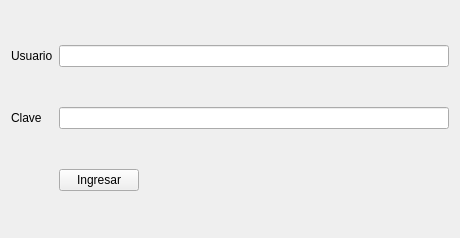
<?xml version="1.0" encoding="UTF-8"?>
<ui version="4.0">
 <class>Acceso</class>
 <widget class="QWidget" name="Acceso">
  <property name="geometry">
   <rect>
    <x>0</x>
    <y>0</y>
    <width>460</width>
    <height>238</height>
   </rect>
  </property>
  <property name="windowTitle">
   <string>Acceso</string>
  </property>
  <layout class="QGridLayout" name="gridLayout">
   <item row="2" column="1">
    <widget class="QPushButton" name="pbValidar">
     <property name="focusPolicy">
      <enum>Qt::NoFocus</enum>
     </property>
     <property name="text">
      <string>Ingresar</string>
     </property>
    </widget>
   </item>
   <item row="1" column="0">
    <widget class="QLabel" name="lClave">
     <property name="text">
      <string>Clave</string>
     </property>
    </widget>
   </item>
   <item row="0" column="0">
    <widget class="QLabel" name="lUsuario">
     <property name="text">
      <string>Usuario</string>
     </property>
    </widget>
   </item>
   <item row="2" column="2">
    <spacer name="horizontalSpacer">
     <property name="orientation">
      <enum>Qt::Horizontal</enum>
     </property>
     <property name="sizeHint" stdset="0">
      <size>
       <width>40</width>
       <height>20</height>
      </size>
     </property>
    </spacer>
   </item>
   <item row="1" column="1" colspan="2">
    <widget class="QLineEdit" name="leClave">
     <property name="echoMode">
      <enum>QLineEdit::Password</enum>
     </property>
    </widget>
   </item>
   <item row="0" column="1" colspan="2">
    <widget class="QLineEdit" name="leUsuario"/>
   </item>
  </layout>
 </widget>
 <tabstops>
  <tabstop>leUsuario</tabstop>
  <tabstop>leClave</tabstop>
 </tabstops>
 <resources/>
 <connections/>
</ui>
